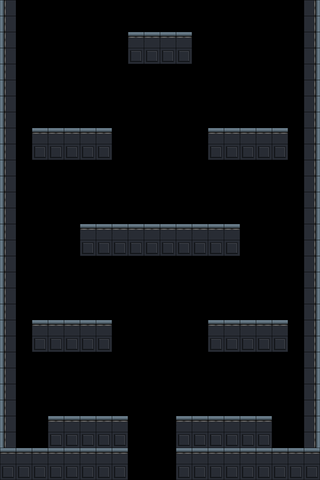

Below is a game level as drawn by its tile map, then a one-line description and the .tmx file that defines it, in full:
An orthogonal 20x30 tile map with 16x16 px tiles, 1 tile layer (wg-tiles) and 7 objects (entry_bottom, exit_top, ground_tier, lower_left, lower_right, ...).

<map version="1.10" tiledversion="1.11.2" orientation="orthogonal" renderorder="right-down" width="20" height="30" tilewidth="16" tileheight="16" infinite="0" nextlayerid="6" nextobjectid="15">
 <properties>
  <property name="biome" value="default" />
  <property name="chunk_id" value="vertical_combat_01" />
  <property name="difficulty" type="int" value="3" />
  <property name="max_enemies" type="int" value="5" />
  <property name="min_enemies" type="int" value="2" />
  <property name="tags" value="vertical_combat" />
 </properties>
 <tileset firstgid="1" source="../levels/tilesets/cyberpunk-tiles.tsx" />
 <layer id="1" name="wg-tiles" width="20" height="30">
  <properties>
   <property name="render" type="bool" value="true" />
  </properties>
  <data encoding="csv">
18,0,0,0,0,0,0,0,0,0,0,0,0,0,0,0,0,0,0,17,
18,0,0,0,0,0,0,0,0,0,0,0,0,0,0,0,0,0,0,17,
18,0,0,0,0,0,0,0,16,16,16,16,0,0,0,0,0,0,0,17,
18,0,0,0,0,0,0,0,28,28,28,28,0,0,0,0,0,0,0,17,
18,0,0,0,0,0,0,0,0,0,0,0,0,0,0,0,0,0,0,17,
18,0,0,0,0,0,0,0,0,0,0,0,0,0,0,0,0,0,0,17,
18,0,0,0,0,0,0,0,0,0,0,0,0,0,0,0,0,0,0,17,
18,0,0,0,0,0,0,0,0,0,0,0,0,0,0,0,0,0,0,17,
18,0,16,16,16,16,16,0,0,0,0,0,0,16,16,16,16,16,0,17,
18,0,28,28,28,28,28,0,0,0,0,0,0,28,28,28,28,28,0,17,
18,0,0,0,0,0,0,0,0,0,0,0,0,0,0,0,0,0,0,17,
18,0,0,0,0,0,0,0,0,0,0,0,0,0,0,0,0,0,0,17,
18,0,0,0,0,0,0,0,0,0,0,0,0,0,0,0,0,0,0,17,
18,0,0,0,0,0,0,0,0,0,0,0,0,0,0,0,0,0,0,17,
18,0,0,0,0,16,16,16,16,16,16,16,16,16,16,0,0,0,0,17,
18,0,0,0,0,28,28,28,28,28,28,28,28,28,28,0,0,0,0,17,
18,0,0,0,0,0,0,0,0,0,0,0,0,0,0,0,0,0,0,17,
18,0,0,0,0,0,0,0,0,0,0,0,0,0,0,0,0,0,0,17,
18,0,0,0,0,0,0,0,0,0,0,0,0,0,0,0,0,0,0,17,
18,0,0,0,0,0,0,0,0,0,0,0,0,0,0,0,0,0,0,17,
18,0,16,16,16,16,16,0,0,0,0,0,0,16,16,16,16,16,0,17,
18,0,28,28,28,28,28,0,0,0,0,0,0,28,28,28,28,28,0,17,
18,0,0,0,0,0,0,0,0,0,0,0,0,0,0,0,0,0,0,17,
18,0,0,0,0,0,0,0,0,0,0,0,0,0,0,0,0,0,0,17,
18,0,0,0,0,0,0,0,0,0,0,0,0,0,0,0,0,0,0,17,
18,0,0,0,0,0,0,0,0,0,0,0,0,0,0,0,0,0,0,17,
18,0,0,16,16,16,16,16,0,0,0,16,16,16,16,16,16,0,0,17,
18,0,0,28,28,28,28,28,0,0,0,28,28,28,28,28,28,0,0,17,
16,16,16,16,16,16,16,16,0,0,0,16,16,16,16,16,16,16,16,16,
28,28,28,28,28,28,28,28,0,0,0,28,28,28,28,28,28,28,28,28
</data>
 </layer>
 <objectgroup id="2" name="Connections">
  <object id="1" name="entry_bottom" x="128" y="480" width="48">
   <properties>
    <property name="edge" value="bottom" />
    <property name="slot" type="int" value="0" />
   </properties>
  </object>
  <object id="2" name="exit_top" x="128" y="0" width="48">
   <properties>
    <property name="edge" value="top" />
    <property name="slot" type="int" value="0" />
   </properties>
  </object>
 </objectgroup>
 <objectgroup id="3" name="EnemySlots">
  <object id="10" name="ground_tier" x="48" y="416" width="224" />
  <object id="11" name="lower_left" x="32" y="320" width="80" />
  <object id="12" name="lower_right" x="208" y="320" width="80" />
  <object id="13" name="mid_tier" x="80" y="224" width="160" />
  <object id="14" name="top_tier" x="48" y="32" width="224" />
 </objectgroup>
 <objectgroup id="5" name="HazardSlots" />
</map>
